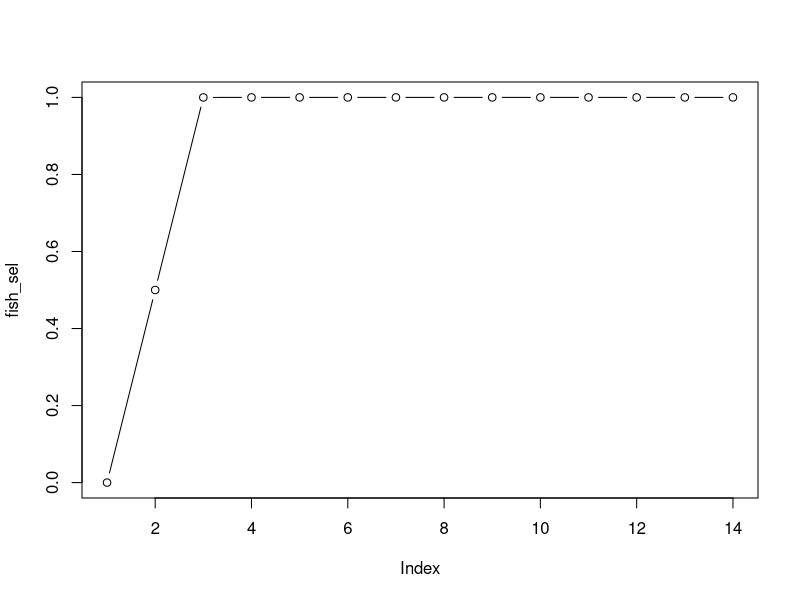
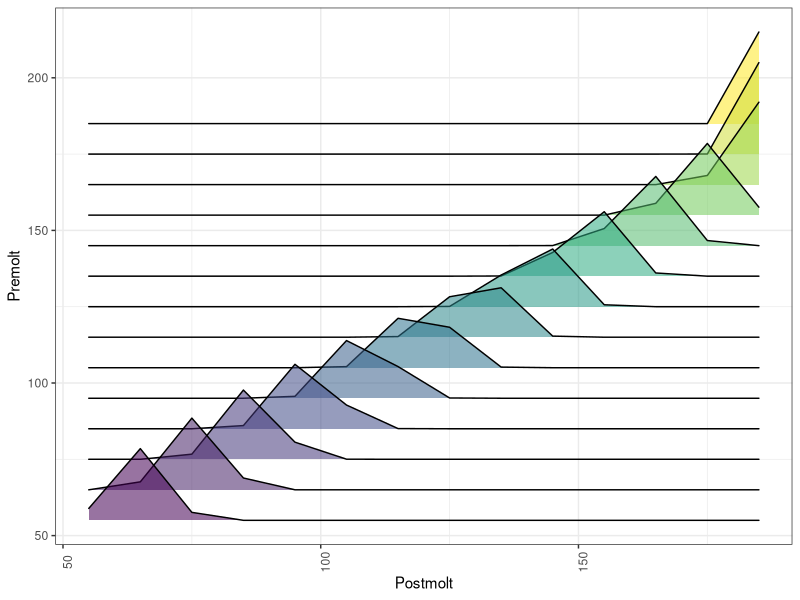
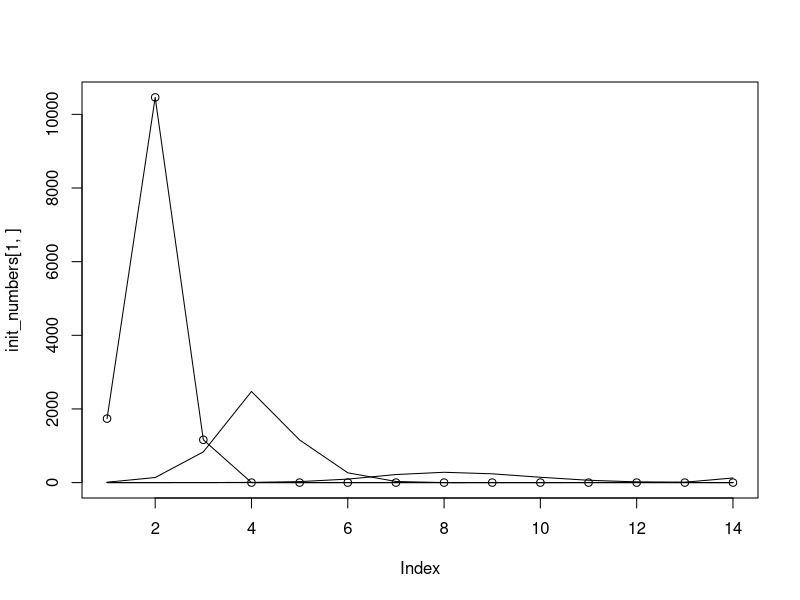
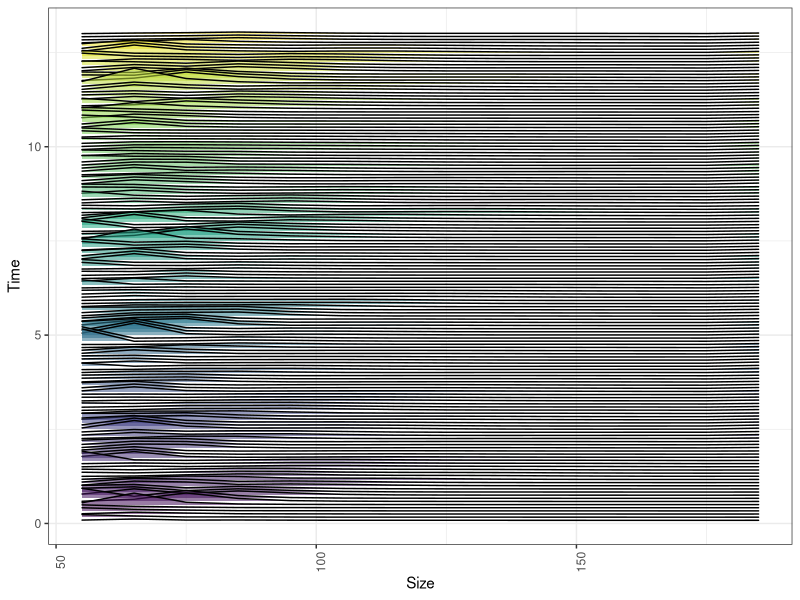
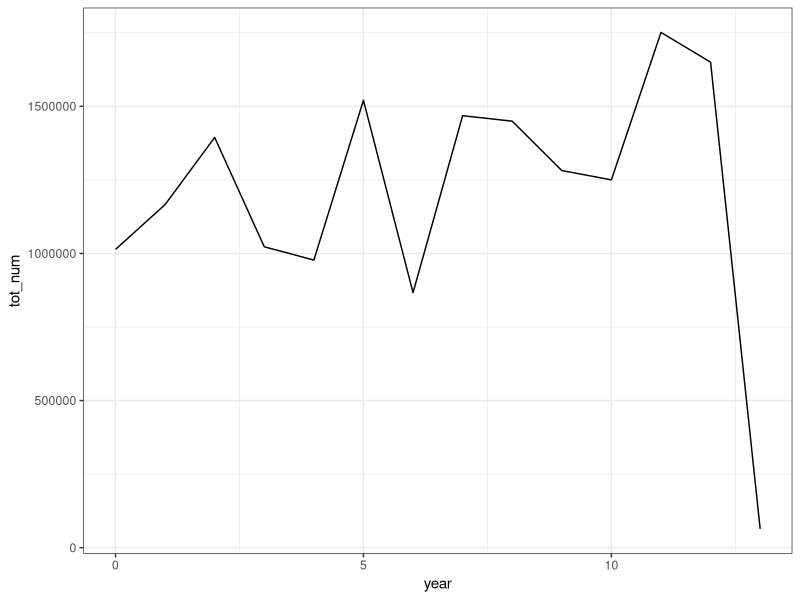
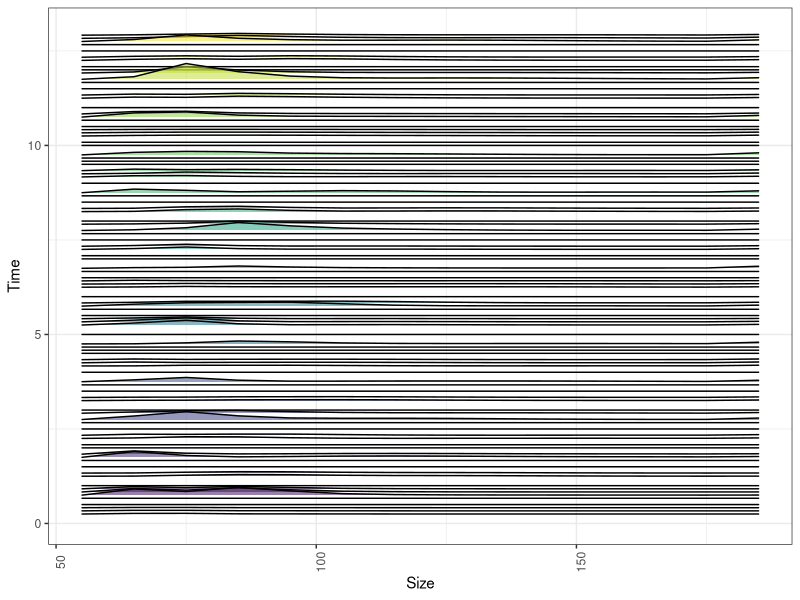
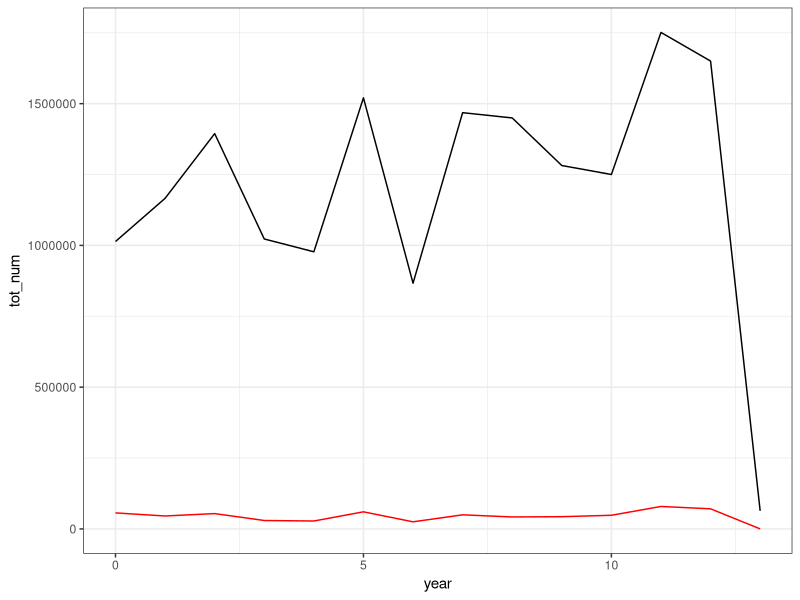

Write the R code that produced these figures, in order.
# Operating model for mantis shrimp
# key characteristics: 
#     two recruitment events a year
#     two growth periods a year
#     fishery doesn't operate in the winter or summer
#     closed season changed length (need to implement)
#     monthly time step
#     start at 50mm
#     mature at 80mm
#     live 3 to 4 years
library(reshape2)
library(dplyr)
library(ggplot2)
library(ggridges)

#############################
# model characteristics
#############################
sizes         <-seq(50,190,10) # choose start sizes so they have roughly the same intermolt duration
growth_month  <-c(3,7)         # month in which growth occurs
rec_month     <-c(2,8)         # month in which recruitment occurs
spawning_month<-c(6,12)        # months in which spawning occurs (not actually used yet)
years         <-seq(2009,2021) # simulated year span
total_time_steps<-length(years)*12

nat_mort      <-1
fmort         <-rep(1,length(years))
fish_month    <-c(3,4,5,6,10,11,12)                 # this is the months in which fishing occurs
fish_prop     <-c(0,0,.1,.1,.1,.05,0,0,0,.3,.2,.15) # this is the proportion of fish_mort that occurs in a month
fish_mort     <-rnorm(length(years),0.05,0.5)       # this is the fishing mortality by year...have to think about best way to do this

#==both fish_month and fish_prop could be turned into matrices
#==so that the months fished over time can change

#==mid points to the size bins from 'sizes'
in_break<-sizes
mid_pts<-rep(0,length(in_break)-1)
for(x in 1:length(mid_pts))
  mid_pts[x] <- (in_break[x]+in_break[x+1])/2

#==fishery selectivity
fish_50<-65
fish_slope<-1
fish_sel<-1/(1+exp(-fish_slope*(mid_pts-fish_50)))
#==check it
plot(fish_sel,type='b')

###################################
#==build a size transition matrix==
make_size_trans<-function(alpha,beta,growth_sd,out_plot=FALSE,no_x=FALSE,
                          input_size)
{
  avg_post_molt<-alpha + beta*input_size
  size_trans_mat<-matrix(ncol=length(input_size),nrow=length(input_size))
  
  for(x in 1:nrow(size_trans_mat))
  {
    tmp<-dnorm(input_size,avg_post_molt[x],growth_sd[x])  
    tmp[seq(1,nrow(size_trans_mat))<x]<-0
    size_trans_mat[x,]<-round(tmp/sum(tmp) ,3)
    
  }
  
  rownames(size_trans_mat)<-input_size
  colnames(size_trans_mat)<-input_size
  in_g<-data.frame(melt(t(size_trans_mat)))
  colnames(in_g)<-c("Postmolt","Premolt","Density")
  
  p <- ggplot(in_g)
  p <- p + geom_density_ridges(aes(x=Postmolt, y=Premolt, height = Density, group=Premolt,
                                   fill=stat(y),alpha=.9999),stat = "identity",scale=3) +
    scale_fill_viridis_c()+
    theme_bw() +
    theme(legend.position = "none",
          axis.text.x = element_text(angle = 90)) 
  
  if(no_x==TRUE)
    p<-p+theme(axis.text.x=element_blank(),
               axis.title.x=element_blank(),
               axis.ticks.x = element_blank())
  
  if(out_plot==TRUE)
    print(p)
  
  list(size_trans_mat,p)
}

size_trans_1<-make_size_trans(alpha=4,beta=1.1,
                              growth_sd=rep(5,length(mid_pts)),out_plot=F,no_x=FALSE,input_size=mid_pts)
# plot size transition matrix
size_trans_1[[2]]


##########################################
#==make up initial numbers at size at time
#==by iterating the size transition matrix
#==on a recruitment
init_numbers<-matrix(ncol=length(mid_pts),nrow=4)
dummy<-c(exp(10),rep(0,length(mid_pts)-1))
counter<-0
for(x in 1:4)
{
 counter<-0
 while(counter<x)
 {
   dummy<-(dummy%*%size_trans_1[[1]])*exp(-nat_mort/length(growth_month))
   counter<-counter+1
 }
 init_numbers[x,]<-dummy
   
}
#==check they look sensible
 plot(init_numbers[1,]) 
 for(x in 1:nrow(init_numbers))
   lines(init_numbers[x,])

 ###############################
 #==project population
 ###############################
 n_matrix<-matrix(ncol=length(mid_pts),nrow=c(total_time_steps))
 n_matrix[1,]<-apply(init_numbers,2,sum)
 c_matrix<-matrix(ncol=length(mid_pts),nrow=c(total_time_steps))
   
for(x in 1:(total_time_steps-1))
{
 #==recruitment(this could be spread over several size bins)
  #==this can also be linked to spawning biomass later
  if(any(x%%rec_month==0))
    n_matrix[x,1]<-n_matrix[x,1] + exp(rnorm(1,10,1))
  
 #==growth
  if(any(x%%growth_month==0))
    n_matrix[x,]<-n_matrix[x,]%*%size_trans_1[[1]]
  
  #==fishing
  #==need a better way to do this...
  if(any(x%%fish_month==0))
  {
    n_matrix[x,]<-n_matrix[x,]*(exp(-fish_sel*fmort[x%%12+1]*fish_prop[x%%12+1]))
    c_matrix[x,]<-n_matrix[x,]*(1-exp(-fish_sel*fmort[x%%12+1]*fish_prop[x%%12+1]))   
  }
  
  #==natural mortality
  n_matrix[x+1,]<-n_matrix[x,]*exp(-nat_mort/12)

}

####################################
# visualize population
################################
 rownames(n_matrix)<-seq(1,total_time_steps)/12
 colnames(n_matrix)<-mid_pts
 in_g<-data.frame(melt(t(n_matrix)))
 colnames(in_g)<-c("Size","Time","Numbers")
 in_g$year<-floor(in_g$Time)
 
 p <- ggplot(in_g)
 p <- p + geom_density_ridges(aes(x=Size, y=Time, height = Numbers, group=Time,
                                  fill=stat(y),alpha=.9999),stat = "identity",scale=5) +
   scale_fill_viridis_c()+
   theme_bw() +
   theme(legend.position = "none",
         axis.text.x = element_text(angle = 90)) 

   print(p)
   
   num_yr<-in_g%>%
     group_by(year)%>%
     summarize(tot_num = sum(Numbers,na.rm=T))
   
   ggplot(data=num_yr,aes(x=year,y=tot_num))+
     geom_line()+
     theme_bw()
   
####################################
# visualize catch
################################
rownames(c_matrix)<-seq(1,total_time_steps)/12
colnames(c_matrix)<-mid_pts
in_g<-data.frame(melt(t(c_matrix)))
colnames(in_g)<-c("Size","Time","Numbers")
in_g$year<-floor(in_g$Time)
   
   p <- ggplot(in_g)
   p <- p + geom_density_ridges(aes(x=Size, y=Time, height = Numbers, group=Time,
                                    fill=stat(y),alpha=.9999),stat = "identity",scale=5) +
     scale_fill_viridis_c()+
     theme_bw() +
     theme(legend.position = "none",
           axis.text.x = element_text(angle = 90)) 
   
   print(p)
 
cat_yr<-in_g%>%
  group_by(year)%>%
  summarize(tot_catch = sum(Numbers,na.rm=T))
 
ggplot()+
  geom_line(data=num_yr,aes(x=year,y=tot_num))+
  geom_line(data=cat_yr,aes(x=year,y=tot_catch),col='red')+
  theme_bw()  
 
###########################
# next steps...
###########################  
